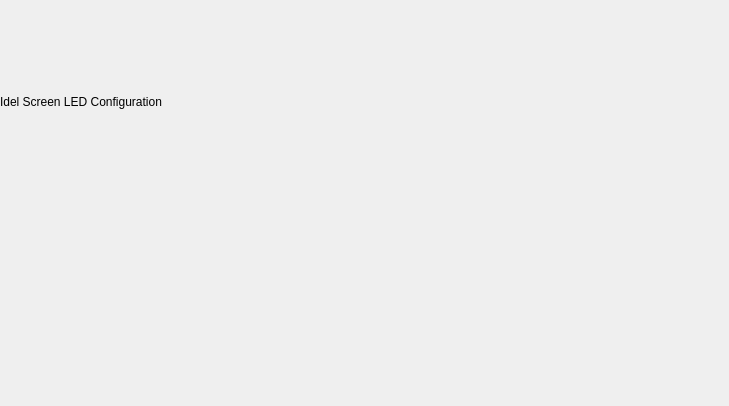
<?xml version="1.0" encoding="UTF-8"?>
<ui version="4.0">
 <class>IdleLedConfigurationWidget</class>
 <widget class="QWidget" name="IdleLedConfigurationWidget">
  <property name="geometry">
   <rect>
    <x>0</x>
    <y>0</y>
    <width>729</width>
    <height>406</height>
   </rect>
  </property>
  <property name="windowTitle">
   <string>Form</string>
  </property>
  <layout class="QGridLayout" name="gridLayout_2">
   <property name="leftMargin">
    <number>0</number>
   </property>
   <property name="topMargin">
    <number>0</number>
   </property>
   <property name="rightMargin">
    <number>0</number>
   </property>
   <property name="bottomMargin">
    <number>0</number>
   </property>
   <property name="spacing">
    <number>0</number>
   </property>
   <item row="0" column="0">
    <layout class="QGridLayout" name="gridLayout">
     <item row="0" column="0">
      <widget class="QLabel" name="titleLabel">
       <property name="text">
        <string>Idel Screen LED Configuration</string>
       </property>
      </widget>
     </item>
     <item row="1" column="0">
      <widget class="InterpolationSelectorWidget" name="widget" native="true"/>
     </item>
    </layout>
   </item>
  </layout>
 </widget>
 <customwidgets>
  <customwidget>
   <class>InterpolationSelectorWidget</class>
   <extends>QWidget</extends>
   <header>screens/configuration/interpolationselectorwidget.h</header>
   <container>1</container>
  </customwidget>
 </customwidgets>
 <resources/>
 <connections/>
</ui>
